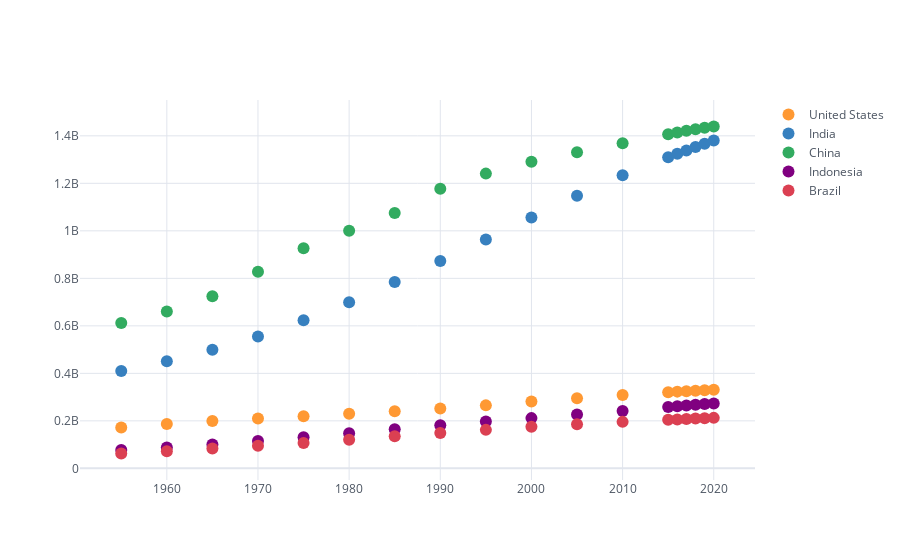

The code cell stored with this chart in its notebook:
### Markdown cell above
# Scatterplot (Gráfico de dispersión)

### Code cell
# Si de quita el mode o se deja en blanco, es igual al lineplot
df_population.iplot(kind='scatter', mode='markers')

### Figure 1 — Plotly figure (JSON) as saved in the notebook; plotly's stock layout.template omitted (floating-point values rounded to 4 significant figures)
{"data": [{"line": {"color": "rgba(255, 153, 51, 1.0)", "dash": "solid", "shape": "linear", "width": 1.3}, "marker": {"size": 12, "symbol": "circle"}, "mode": "markers", "name": "United States", "text": "", "type": "scatter", "x": [1955, 1960, 1965, 1970, 1975, 1980, 1985, 1990, 1995, 2000, 2005, 2010, 2015, 2016, 2017, 2018, 2019, 2020], "y": [171685336, 186720571, 199733676, 209513341, 219081251, 229476354, 240499825, 252120309, 265163745, 281710909, 294993511, 309011475, 320878310, 323015995, 325084756, 327096265, 329064917, 331002651]}, {"line": {"color": "rgba(55, 128, 191, 1.0)", "dash": "solid", "shape": "linear", "width": 1.3}, "marker": {"size": 12, "symbol": "circle"}, "mode": "markers", "name": "India", "text": "", "type": "scatter", "x": [1955, 1960, 1965, 1970, 1975, 1980, 1985, 1990, 1995, 2000, 2005, 2010, 2015, 2016, 2017, 2018, 2019, 2020], "y": [409880595, 450547679, 499123324, 555189792, 623102897, 698952844, 784360008, 873277798, 963922588, 1056575549, 1147609927, 1234281170, 1310152403, 1324517249, 1338676785, 1352642280, 1366417754, 1380004385]}, {"line": {"color": "rgba(50, 171, 96, 1.0)", "dash": "solid", "shape": "linear", "width": 1.3}, "marker": {"size": 12, "symbol": "circle"}, "mode": "markers", "name": "China", "text": "", "type": "scatter", "x": [1955, 1960, 1965, 1970, 1975, 1980, 1985, 1990, 1995, 2000, 2005, 2010, 2015, 2016, 2017, 2018, 2019, 2020], "y": [612241554, 660408056, 724218968, 827601394, 926240885, 1000089235, 1075589361, 1176883674, 1240920535, 1290550765, 1330776380, 1368810615, 1406847870, 1414049351, 1421021791, 1427647786, 1433783686, 1439323776]}, {"line": {"color": "rgba(128, 0, 128, 1.0)", "dash": "solid", "shape": "linear", "width": 1.3}, "marker": {"size": 12, "symbol": "circle"}, "mode": "markers", "name": "Indonesia", "text": "", "type": "scatter", "x": [1955, 1960, 1965, 1970, 1975, 1980, 1985, 1990, 1995, 2000, 2005, 2010, 2015, 2016, 2017, 2018, 2019, 2020], "y": [77273425, 87751068, 100267062, 114793178, 130680727, 147447836, 164982451, 181413402, 196934260, 211513823, 226289470, 241834215, 258383256, 261556381, 264650963, 267670543, 270625568, 273523615]}, {"line": {"color": "rgba(219, 64, 82, 1.0)", "dash": "solid", "shape": "linear", "width": 1.3}, "marker": {"size": 12, "symbol": "circle"}, "mode": "markers", "name": "Brazil", "text": "", "type": "scatter", "x": [1955, 1960, 1965, 1970, 1975, 1980, 1985, 1990, 1995, 2000, 2005, 2010, 2015, 2016, 2017, 2018, 2019, 2020], "y": [62533919, 72179226, 83373530, 95113265, 107216205, 120694009, 135274080, 149003223, 162019896, 174790340, 186127103, 195713635, 204471769, 206163053, 207833823, 209469323, 211049527, 212559417]}], "layout": {"legend": {"bgcolor": "#FFFFFF", "font": {"color": "#4D5663"}}, "paper_bgcolor": "#FFFFFF", "plot_bgcolor": "#FFFFFF", "title": {"font": {"color": "#4D5663"}}, "xaxis": {"gridcolor": "#E1E5ED", "showgrid": true, "tickfont": {"color": "#4D5663"}, "title": {"font": {"color": "#4D5663"}, "text": ""}, "zerolinecolor": "#E1E5ED"}, "yaxis": {"gridcolor": "#E1E5ED", "showgrid": true, "tickfont": {"color": "#4D5663"}, "title": {"font": {"color": "#4D5663"}, "text": ""}, "zerolinecolor": "#E1E5ED"}}}
